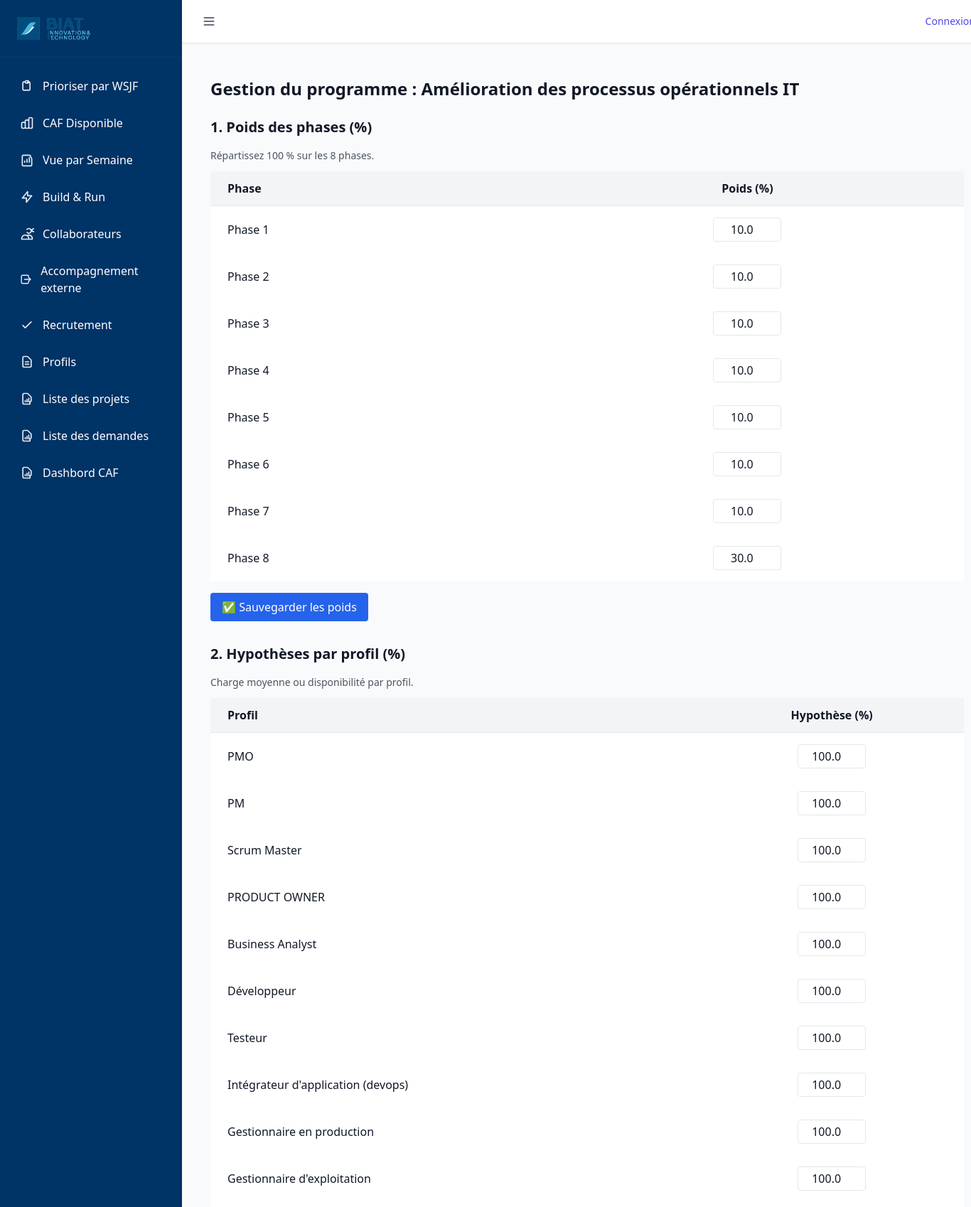
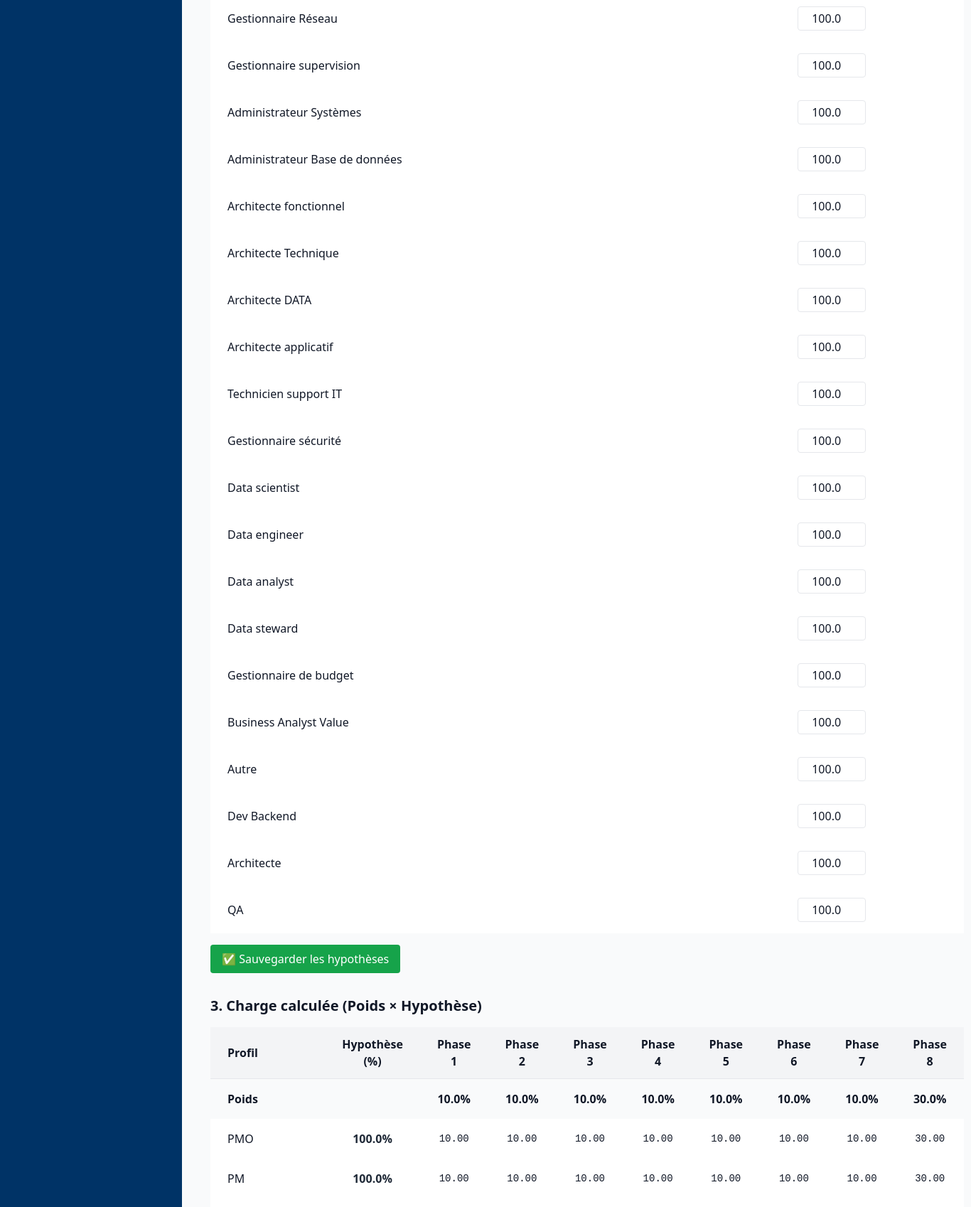
The app's page /programmes/2/gerer (upper part) with its own data (2 pictures, top to bottom).
### tables this page shows
CREATE TABLE programmes (
        id INTEGER PRIMARY KEY AUTOINCREMENT,
        nom TEXT UNIQUE NOT NULL
    , coeff_phase1 REAL DEFAULT 0, coeff_phase2 REAL DEFAULT 0, coeff_phase3 REAL DEFAULT 0, coeff_phase4 REAL DEFAULT 0, coeff_phase5 REAL DEFAULT 0, coeff_phase6 REAL DEFAULT 0, coeff_phase7 REAL DEFAULT 0, coeff_phase8 REAL DEFAULT 0);

CREATE TABLE programme_poids_phases (
        id INTEGER PRIMARY KEY AUTOINCREMENT,
        programme_id INTEGER NOT NULL,
        phase_num INTEGER NOT NULL,
        poids REAL NOT NULL,
        FOREIGN KEY (programme_id) REFERENCES programmes(id),
        UNIQUE(programme_id, phase_num)
    );

CREATE TABLE profils (
    id INTEGER PRIMARY KEY AUTOINCREMENT,
    nom TEXT UNIQUE NOT NULL
, heures_base INTEGER DEFAULT 35, build_ratio INTEGER DEFAULT 70, run_ratio INTEGER DEFAULT 30, description TEXT, idate DATETIME, iuser INTEGER, udate DATETIME, uuser INTEGER);

### routes/programmes_routes.py (the view, shortened to what this page needs)
@programmes_bp.route('/<int:id>/gerer', methods=['GET', 'POST'])
def gerer_programme(id):
    programme = query_db("SELECT * FROM programmes WHERE id = ?", [id], one=True)
    if not programme:
        flash("❌ Programme introuvable", "danger")
        return redirect(url_for('priorites'))
    phases = list(range(1, 9))  # 8 phases
    profils = query_db("SELECT * FROM profils")
    poids_db = query_db("""
        SELECT phase_num, poids FROM programme_poids_phases
        WHERE programme_id = ?
    """, [id])
    poids = {row['phase_num']: row['poids'] for row in poids_db}
    hypotheses_db = query_db("""
        SELECT p.id, p.nom, COALESCE(h.hypothese, 100) AS hypothese
        FROM profils p
        LEFT JOIN programme_profil_hypotheses h ON p.id = h.profil_id AND h.programme_id = ?
    """, [id])
    hypotheses = {row['id']: dict(row) for row in hypotheses_db}
    tableau_final = []
    for i in phases:
        ligne = {'phase': f"Phase {i}", 'poids': poids.get(i, 0), 'profils': {}}
        for profil in profils:
            p = poids.get(i, 0)
            h = hypotheses.get(profil['id'], {}).get('hypothese', 100)
            charge = (p * h) / 100  # Formule Excel : =$B$42*$B4*$C$3
            ligne['profils'][profil['id']] = round(charge, 2)
        tableau_final.append(ligne)
    return render_template(
        'programmes/gerer.html',
        programme=dict(programme),
        phases=phases,
        profils=profils,
        poids=poids,
        hypotheses=hypotheses,
        tableau_final=tableau_final
    )

### utils/db_utils.py (called while the page is built)
def get_connection():
    conn = sqlite3.connect(
        DB_PATH,
        timeout=60,               # ⏱️ Patiente jusqu'à 60s avant "database is locked"
        check_same_thread=False
    )
    conn.row_factory = sqlite3.Row
    conn.execute("PRAGMA journal_mode=WAL;")      # Autorise les écritures concurrentes
    conn.execute("PRAGMA synchronous=NORMAL;")    # Bon compromis vitesse/sécurité
    conn.execute("PRAGMA foreign_keys = ON;")     # Active les clés étrangères
    conn.execute("PRAGMA busy_timeout = 60000;")  # Attend 60s avant d'abandonner une écriture
    return conn

def query_db(query, args=(), one=False, retries=3, delay=1):
    for attempt in range(retries):
        try:
            conn = get_connection()
            cur = conn.execute(query, args)
            rows = cur.fetchall()
            cur.close()
            conn.close()
            return (rows[0] if rows else None) if one else rows
        except sqlite3.OperationalError as e:
            if "locked" in str(e).lower() and attempt < retries - 1:
                time.sleep(delay)
                continue
            raise

### templates/programmes/gerer.html (shortened to what this page needs)
{% extends "base.html" %}
{% block content %}
<div class="max-w-6xl mx-auto px-4 py-6">
    <h1 class="text-2xl font-bold mb-6">Gestion du programme : {{ programme.nom }}</h1>
    <form method="POST" class="mb-8">
        <h2 class="text-xl font-semibold mb-4">1. Poids des phases (%)</h2>
        <p class="text-sm text-gray-600 mb-3">Répartissez 100 % sur les 8 phases.</p>
        <table class="min-w-full bg-white border-collapse divide-y divide-gray-200">
            <thead class="bg-gray-100">
                <tr>
                    <th class="px-6 py-3 text-left">Phase</th>
                    <th class="px-6 py-3 text-center">Poids (%)</th>
                </tr>
            </thead>
            <tbody>
                {% for i in phases %}
                    <tr class="hover:bg-gray-50">
                        <td class="px-6 py-4 font-medium">Phase {{ i }}</td>
                        <td class="px-6 py-4 text-center">
                            <input
                                type="number"
                                name="poids_phase_{{ i }}"
                                value="{{ poids.get(i, 0) }}"
                                class="w-24 border rounded px-2 py-1 text-center"
                                min="0" max="100" step="0.1"
                            >
                        </td>
                    </tr>
                {% endfor %}
            </tbody>
        </table>
        <button type="submit" class="mt-4 bg-blue-600 hover:bg-blue-700 text-white px-4 py-2 rounded">
            ✅ Sauvegarder les poids
        </button>
    </form>
    <form method="POST" class="mb-8">
        <h2 class="text-xl font-semibold mb-4">2. Hypothèses par profil (%)</h2>
        <p class="text-sm text-gray-600 mb-3">Charge moyenne ou disponibilité par profil.</p>
        <table class="min-w-full bg-white border-collapse divide-y divide-gray-200">
            <thead class="bg-gray-100">
                <tr>
                    <th class="px-6 py-3 text-left">Profil</th>
                    <th class="px-6 py-3 text-center">Hypothèse (%)</th>
                </tr>
            </thead>
            <tbody>
                {% for profil in profils %}
                    <tr class="hover:bg-gray-50">
                        <td class="px-6 py-4 font-medium">{{ profil.nom }}</td>
                        <td class="px-6 py-4 text-center">
                            <input
                                type="number"
                                name="hypothese_{{ profil.id }}"
                                value="{{ hypotheses.get(profil.id, {}).get('hypothese', 100) }}"
                                class="w-24 border rounded px-2 py-1 text-center"
                                min="0" max="100" step="0.1"
                            >
                        </td>
                    </tr>
                {% endfor %}
            </tbody>
        </table>
        <button type="submit" class="mt-4 bg-green-600 hover:bg-green-700 text-white px-4 py-2 rounded">
            ✅ Sauvegarder les hypothèses
        </button>
    </form>
<div class="mb-8">
    <h2 class="text-xl font-semibold mb-4">3. Charge calculée (Poids × Hypothèse)</h2>
    <table class="min-w-full bg-white border-collapse divide-y divide-gray-200">
        <thead class="bg-gray-100">
            <tr>
                <th class="px-6 py-3 text-left">Profil</th>
                <th class="px-6 py-3 text-center">Hypothèse (%)</th>
                {% for phase in tableau_final %}
                    <th class="px-6 py-3 text-center">{{ phase.phase }}</th>
                {% endfor %}
            </tr>
        </thead>
        <tbody>
            <tr class="bg-gray-50 font-bold">
                <td class="px-6 py-4 text-left">Poids</td>
                <td class="px-6 py-4 text-center"></td>
                {% for phase in tableau_final %}
                    <td class="px-6 py-4 text-center">
                        {{ "%.1f"|format(phase.poids) }}%
                    </td>
                {% endfor %}
            </tr>
            {% for profil in profils %}
                <tr class="hover:bg-gray-50">
                    <td class="px-6 py-4 font-medium">{{ profil.nom }}</td>
                    <td class="px-6 py-4 text-center font-semibold text-gray-800">
                        {{ "%.1f"|format(hypotheses.get(profil.id, {}).get('hypothese', 100)) }}%
                    </td>
                    {% for phase in tableau_final %}
                        <td class="px-6 py-4 text-center font-mono text-sm">
                            {{ "%.2f"|format(phase.profils.get(profil.id, 0)) }}
                        </td>
                    {% endfor %}
                </tr>
            {% endfor %}
        </tbody>
    </table>
</div>
</div>
{% endblock %}

### static/css/styles.css (style rules this page uses)
body { background-color: #f8f9fa; }

### records on screen
programmes: nom "Amélioration des processus opérationnels IT"
programme_poids_phases: get "10.0", phase "Phase 1", poids "10.0", poids "10.00"
programme_poids_phases: get "10.0", phase "Phase 2", poids "10.0", poids "10.00"
programme_poids_phases: get "10.0", phase "Phase 3", poids "10.0", poids "10.00"
programme_poids_phases: get "10.0", phase "Phase 4", poids "10.0", poids "10.00"
programme_poids_phases: get "10.0", phase "Phase 5", poids "10.0", poids "10.00"
programme_poids_phases: get "10.0", phase "Phase 6", poids "10.0", poids "10.00"
programme_poids_phases: get "10.0", phase "Phase 7", poids "10.0", poids "10.00"
programme_poids_phases: get "30.0", phase "Phase 8", poids "30.0", poids "30.00"
profils: nom "PMO", get "100.0", id "100.0"
profils: nom "PM", get "100.0", id "100.0"
profils: nom "Scrum Master", get "100.0"
profils: nom "PRODUCT OWNER", get "100.0"
profils: nom "Business Analyst", get "100.0"
profils: nom "Développeur", get "100.0"
profils: nom "Testeur", get "100.0"
profils: nom "Intégrateur d'application (devops)", get "100.0"
profils: nom "Gestionnaire en production", get "100.0"
profils: nom "Gestionnaire d'exploitation", get "100.0"
profils: nom "Gestionnaire Réseau", get "100.0"
profils: nom "Gestionnaire supervision", get "100.0"
profils: nom "Administrateur Systèmes", get "100.0"
profils: nom "Administrateur Base de données", get "100.0"
profils: nom "Architecte fonctionnel", get "100.0"
profils: nom "Architecte Technique", get "100.0"
profils: nom "Architecte DATA", get "100.0"
profils: nom "Architecte applicatif", get "100.0"
profils: nom "Technicien support IT", get "100.0"
profils: nom "Gestionnaire sécurité", get "100.0"
profils: nom "Data scientist", get "100.0"
profils: nom "Data engineer", get "100.0"
profils: nom "Data analyst", get "100.0"
profils: nom "Data steward", get "100.0"
profils: nom "Gestionnaire de budget", get "100.0"
profils: nom "Business Analyst Value", get "100.0"
profils: nom "Autre", get "100.0"
profils: nom "Dev Backend", get "100.0"
profils: nom "Architecte", get "100.0"
profils: nom "QA", get "100.0"

### other values on screen
{{ i }} "1" "2" "3" "4" "5" "6" "7" "8"
